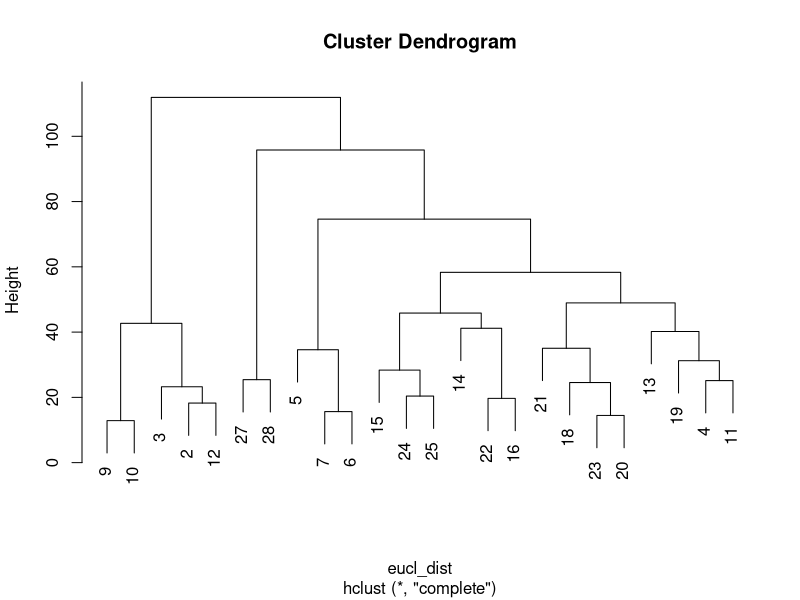
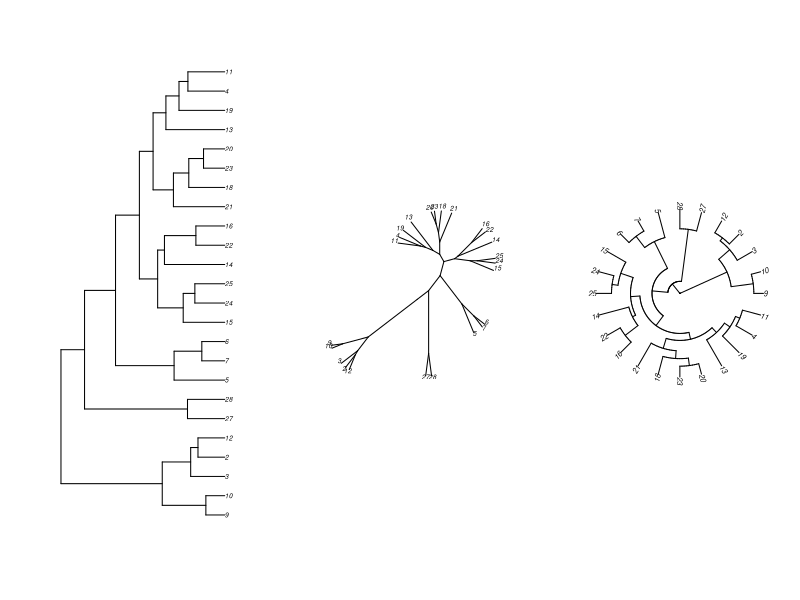
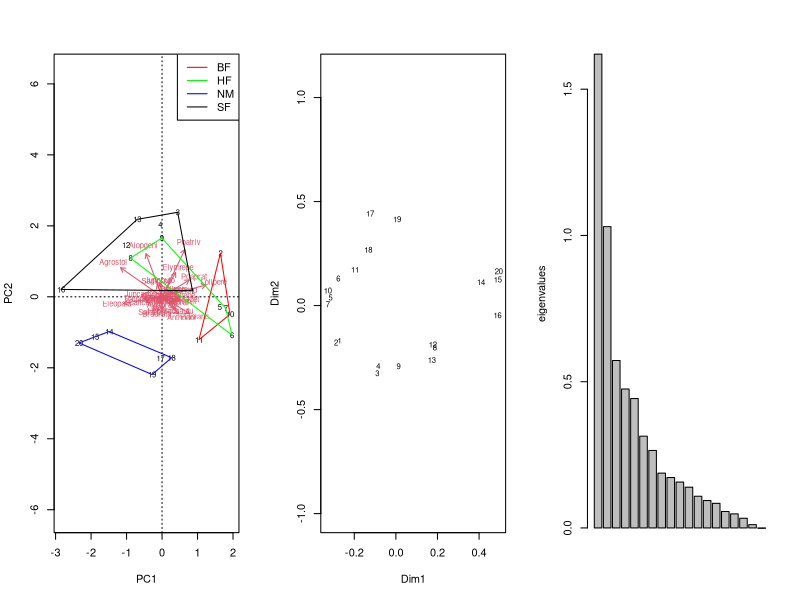
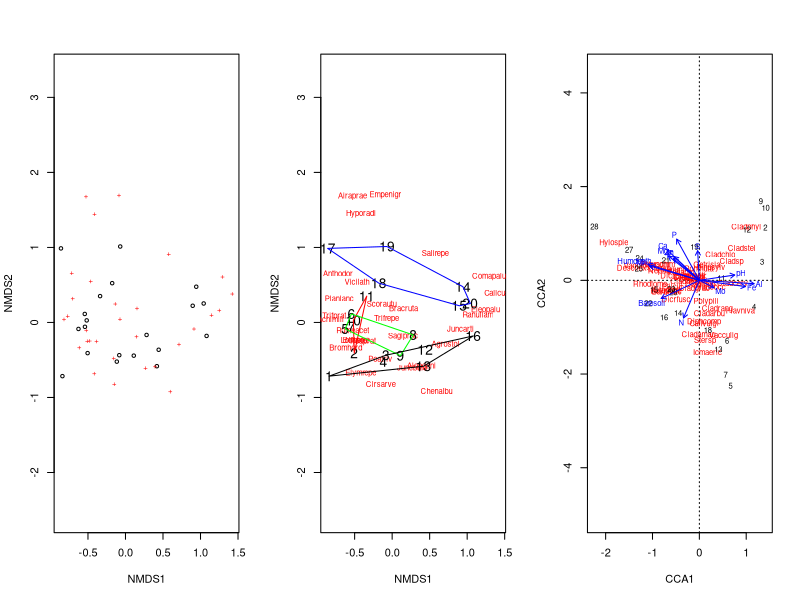

These charts were generated, in order, by the following R code:
## ---- chunk 1
library(vegan)
data("varespec")
varespec[1:6, 1:4]
## ---- chunk 2
eucl_dist<- dist(varespec, method = "euclidean")

## ---- chunk 3
eucl_dist
## ---- chunk 4
eucl_dist<- vegdist(varespec, method = "euclidean")
## ---- chunk 5
eucl_dist
## ---- chunk 6
clusters<-hclust(eucl_dist, method = "complete")
## ---- chunk 7
plot(clusters)
## ---- chunk 8
library("ape")
par( mfrow= c(1,3) )
plot(as.phylo(clusters), cex = 0.6)
plot(as.phylo(clusters), cex = 0.6, type = "unrooted")
plot(as.phylo(clusters), type = "fan")
## ---- chunk 9
mat.clusters<- cophenetic(clusters)
cor(mat.clusters, eucl_dist, method = "pearson")
## ---- chunk 10
data("dune")
data("dune.env")
## ---- chunk 11
head(dune)
## ---- chunk 12
head(dune.env)
## ---- chunk 13
dune_pca <- rda(dune)
sum_dune_pca <- summary(dune_pca)
head(sum_dune_pca)
## ---- chunk 14
biplot(dune_pca)
ordihull(dune_pca, groups = dune.env$Management,
         col = c("red", "green", "blue", "black"))
man_names<- levels(dune.env$Management)
legend("topright",col = c("red", "green", "blue", "black"), 
       lty = 1, legend = man_names )
## ---- chunk 15
d <- vegdist(dune, method = "jaccard")
ord <- wcmdscale(d, eig = TRUE)
## ---- chunk 16
ordiplot(ord, display = 'sites', type = 'text')
## ---- chunk 17
barplot (ord$eig, las = 3, ylab = 'eigenvalues')
## ---- chunk 18
nmds <- metaMDS(dune, distance = "bray", k = 2)
## ---- chunk 19
plot(nmds)
## ---- chunk 20
ordiplot(nmds,type="n") 
orditorp(nmds,display="species",col="red",air=0.01) 
orditorp(nmds,display="sites",cex=1.25,air=0.01)
ordihull(nmds, groups = dune.env$Management, col = c("red", "green", "blue", "black"))
## ---- chunk 21
head(scores(nmds, display = "species"))
head(scores(nmds, display = "sites"))
## ---- chunk 22
data("varespec") #especies
data("varechem") #fisicoquímicos
## ---- chunk 23
varespec[1:4, 1:4]
varechem[1:4, 1:4]
## ---- chunk 24
vares_cca <- cca(varespec ~ N+P+K+Ca+Mg+S+Al+Fe+Mn+Zn+Mo+Baresoil+Humdepth+pH ,
                 data=varechem)
summary(vares_cca)
## ---- chunk 25
plot(vares_cca)
## ---- chunk 26
envfit(vares_cca  ~ N+P+K+Ca+Mg+S+Al+Fe+Mn+Zn+Mo+Baresoil+Humdepth+pH ,
       data=varechem )
## ---- chunk 27
dune_perm <- adonis(dune ~ Management+Use+Moisture,
                    data = dune.env, method = "euclidean")
dune_perm2 <- adonis(dist(dune) ~ Management+Use+Moisture, 
                     data = dune.env)
## ---- chunk 28
dune_perm;dune_perm2
